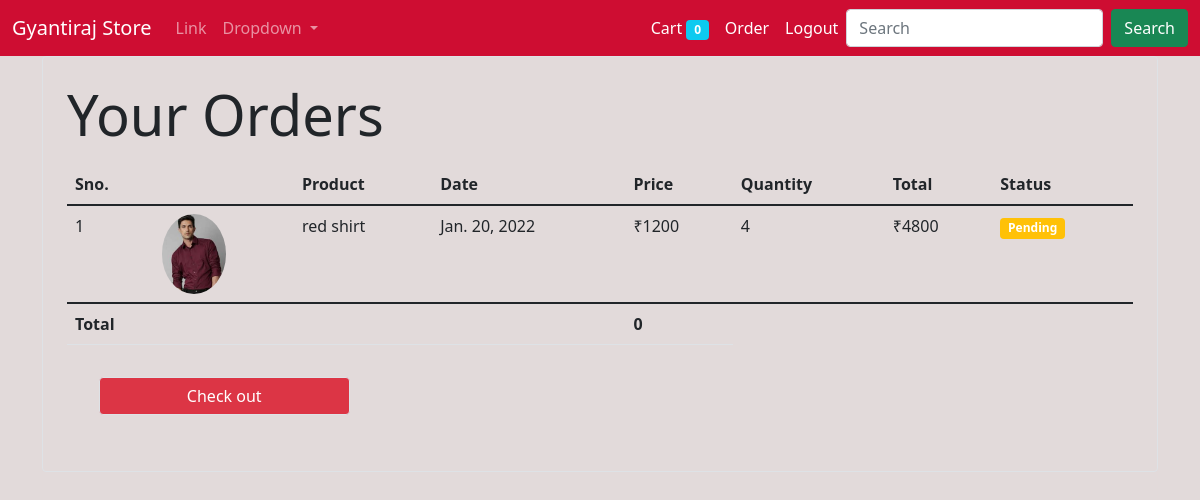
/orders (signed in), run on the app's committed database.
### store/models/orders.py (models this page shows, shortened)
class Orders(models.Model):
    product = models.ForeignKey(Product, on_delete=models.CASCADE)
    customer = models.ForeignKey(Customer, on_delete= models.CASCADE)
    quantity = models.IntegerField(default=1)
    price = models.IntegerField()
    address = models.CharField(max_length=50, default="", blank= True)
    phone = models.CharField(max_length=50 , default="")
    date = models.DateField(default= datetime.datetime.today)
    status = models.BooleanField(default= False)
    @staticmethod
    def get_orders_by_customer(customer_id):
        return Orders\
               .objects\
               .filter(customer=customer_id)\
               .order_by('-date')

### store/models/product.py (models this page shows, shortened)
class Product(models.Model):
    name = models.CharField(max_length=50)
    price = models.IntegerField(default=0)
    category = models.ForeignKey(Category ,on_delete=models.CASCADE, default= 1)
    description = models.CharField(max_length=200,default='',null=True,blank=True)
    image = models.ImageField(upload_to= 'uploads/products/')

### store/middlewares/auth.py (the view)
    def middleware(request):
        returnUrl = request.META['PATH_INFO']
        print("suje")
        print(request.META['PATH_INFO'])
        if not request.session.get('customer'):
            return redirect(f'login?return_url={returnUrl}')
        response = get_response(request)
        return response

### store/templatetags/cart.py (called while the page is built)
@register.filter(name='total_order_price')
def total_order_price(orders):
    sum = 0;
    for p in orders:
        sum+=price_total(p)
    return sum

### store/templatetags/my_filter.py (called while the page is built)
@register.filter(name='currency')
def currency(number):
   return "₹"+ str(number)

@register.filter(name='multiply')
def multiply(number,number1):
   return number * number1

### store/views/orders.py (called while the page is built)
    def get(self,request):
        customer = request.session.get('customer')
        orders = Orders.get_orders_by_customer(customer)
        return render(request,'orders.html',{'orders':orders})

### store/templates/orders.html (shortened to what this page needs)
{% extends "base.html" %}
{% load cart %}
{% load my_filter %}
{% block content %}
<div class="container">
  <div class="border rounded p-4 m-0">
    <p class="display-4 pl-4 ml-4">Your Orders</p>
   <table class="table">
     <thead>
       <tr>
         <th>Sno.</th>
         <th></th>
         <th>Product</th>
         <th>Date</th>
         <th>Price</th>
         <th>Quantity</th>
         <th>Total</th>
         <th>Status</th>
       </tr>
     </thead>
     <tbody>
      {% for order in orders  %}
       <tr>
         <td scope="row">{{forloop.counter}}</td>
         <td> <img style="height:80px" class="rounded-circle" src="{{order.product.image.url}}""" alt=""> </td>
         <td>{{order.product.name}}</td>
         <td>{{order.date}}</td>
         <td>{{order.price|currency}}</td>
         <td>{{order.quantity}}</td>
         <td>{{order.quantity|multiply:order.price|currency}}</td>
         {% if order.status %}
         <td><span class="badge bg-success">Complete</span></td>
         {% else %}
         <td><span class="badge bg-warning">Pending</span></td>
          {% endif %}
       </tr>
       {% endfor %}
     </tbody>
     <tfoot>
       <tr>
         <th colspan="4">Total</th>
         <th>{{order|total_order_price}}</th>
       </tr>
     </tfoot>
   </table>
 <div class="m-3 p-3" class="btn btn-primary" data-toggle="modal" data-target="#exampleModal">
   <a href="#" class="btn btn-danger border rounded col-lg-3 float-right">Check out</a>
 </div>
  </div>
</div>
{% endblock content %}

### data on the page
Orders: product.image (picture), product.name "red shirt", date "Jan. 20, 2022", price "₹1200", quantity "4", quantity|multiply "₹4800", status "Pending"

### other printed values
{{ request.session.cart.keys|length }} "0"
{{ order|total_order_price }} "0"
